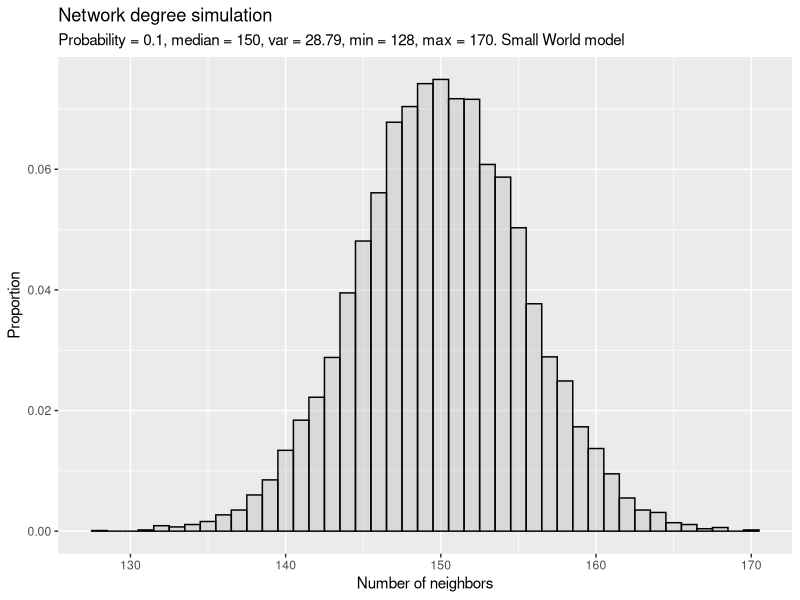

Here is the R script that generated this plot: (Note: this script raises an error after producing the figure.)
# Network degree analysis #

##### Packages #####
library(igraph)    #
library(stringr)   #
library(ggplot2)   #
####################

############################# igraph library ###################################

# Info

# sample_smallworld(dim, size, nei, p, loops = FALSE, multiple = FALSE)
# dim   #Integer constant, the dimension of the starting lattice.
# size  #Integer constant, the size of the lattice along each dimension.
# nei   #Integer constant, the neighborhood within which the vertices of 
#the lattice will be connected.
# p     #Real constant between zero and one, the rewiring probability.

# loops	    #Logical scalar, whether loops edges are allowed in the generated graph.
# multiple	#Logical scalar, whether multiple edges are allowed int the generated graph.

#First a lattice is created with the given dim, size and nei arguments. 
#Then the edges of the lattice are rewired uniformly randomly with probability p.

#Note that this function might create graphs with loops and/or multiple edges. 
#You can use simplify to get rid of these.

################################################################################

## Variables ##

# Seed #
seed = 207
set.seed(seed)

# Network #
dim = 1
size = 10000
nei = 75
loops = FALSE
multiple = FALSE



# Loop #
iterations = 1
p_iter = 0.1

degree_df = data.frame(row.names = c(1:(iterations*size)))
degree_vect = c()
degree_loop = rep(NA, size)


# Degree calculation #
for (h in 1:length(p_iter)){
  # Variable reset #
  degree_vect = c()
  degree_loop = rep(NA, size)
  
  for (i in 1:iterations){
    network = sample_smallworld(dim, size, nei, p = p_iter[h], loops, multiple)
    for (j in 1:size){
      degree_loop[j] = length(network[[j]][[1]])
    }
    
    degree_vect = append(degree_vect, degree_loop)
  }
  degree_df = cbind(degree_df, Probability = degree_vect)
  names(degree_df)[dim(degree_df)[2]] = str_c("Probability_", p_iter[h])
  
}
getwd()

# Graph representation #

degree_summary =  degree_df$Probability_0.1
degree_var = round(var(degree_summary), digits = 2)
degree_median = median(degree_summary)
degree_max = max(degree_summary)
degree_min = min(degree_summary)

sub_title = str_c("Probability = ", p_iter, ", median = ", degree_median, ", var = ", degree_var,", min = ", degree_min, ", max = ", degree_max, ". Small World model")
plot_name = str_c("Smallword_", p_iter,".png")

png(filename = plot_name,
    width = 1000, height = 600)

degree_graph = ggplot(degree_df) +
  geom_histogram( aes(x = Probability_0.1, y = ..count../sum(..count..)), binwidth = 1, color = "black", fill = "grey", alpha = 0.4) +
  #geom_histogram( aes(x = Probability_0.5, y=..count../sum(..count..)), binwidth = 2, color = "red", fill = "red", alpha = 0.2) +
  #geom_histogram( aes(x = Probability_0.75, y=..count../sum(..count..)), binwidth = 2, color = "blue", fill = "blue", alpha = 0.2) +
  #geom_histogram( aes(x = Probability_1, y=..count../sum(..count..)), binwidth = 2, color = "yellow", fill = "yellow", alpha = 0.2) +
  labs(title = "Network degree simulation",
       subtitle = sub_title,
       x = "Number of neighbors",
       y = "Proportion")

degree_graph

dev.off()

summary_table = (summary(degree_df))
plot(summary_table)









# Seed #
seed = 207
set.seed(seed)

# Network #
dim = 1
size = 30
nei = 2
p = 0.1
loops = FALSE
multiple = FALSE




plot.igraph(sample_smallworld(dim, size, nei, p = 0.1, loops, multiple))






























